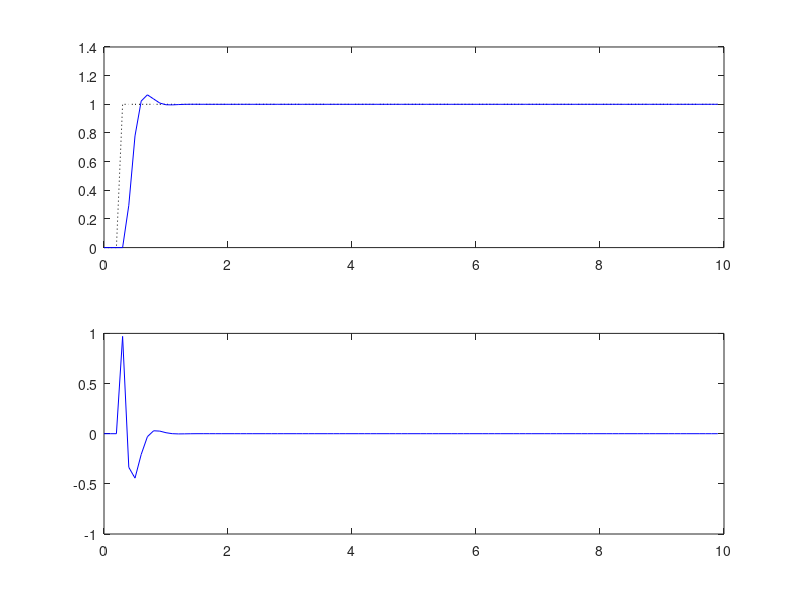

The MATLAB source for this figure:
%% Atividade 05: Projetar e implementar, por simulação, o  PMVC, DMC e GPC.
clear all; close all; clc;

%% Parametros
Ts = 0.1;                % periodo de amostragem (s)
td = 0;                  % atraso continuo (s)
d = round((td/Ts) + 1)   % atraso discreto (em amostras)

%% Planta a) Dinâmica do ângulo de roll do VLS-1 em Max Q

% Modelo contínuo
    Gs = tf(61.0492, [1  0.098859 0]);
    
    % Verificando os autovalores
    disp('Autovalores da planta:')
    eig(Gs)

% Modelo discreto
    Gz = c2d(Gs,Ts, 'zoh')
        Az = Gz.den{1};
            a1 = Az(2); a2 = Az(3);
        Bz = Gz.num{1}
            b0 = Bz(2); b1 = Bz(3);

% Converting the system to the ARIMAX state-space form:
DAz = conv(Az,[1 -1])
A = [ -DAz(2:end)'  [ eye(2,2) ; [0 0] ]   ]
B = [ Bz(2:end)' ; 0]
C = [ 1 0 0 ];
Gamma = [ -DAz(2:end)' ]
% sysa = ss(A,B,C,0,Ts); figure; step(sysa)


%% GPC
nb=1; na = 2;
Ny = 2; Nu = 1; lam = .000001;

    % Generating a general Gorig matrix to obtain G and Gbar
    % Rmk: Gj(z) = B(z)Ej(z)
    Eorig =[1]; % based on Ej(z)
    E=1; F=[A^0*Gamma]'; Gmat=[];
    Gj=conv(E,Bz(2:end)); Gbar=[Gj(end-nb+1:end)];
    % Construindo as matrizes Gbar e F:
    for j=2:Ny
    E=[E C*A^(j-2)*Gamma]; F=[F;[A^(j-1)*Gamma]'];
    Gj=conv(E,Bz(2:end)); Gbar=[Gbar; Gj(end-nb+1:end)];
    end

    % G matrix obtained by the Toeplitz lower tringular matrix
    G = toeplitz( Gj(1:end-nb) ); G=tril(G);
    G = G(1:Ny,1:Nu); % Based on the prediction horizons

    % F_R matrix: Eq. (6.270)
    F_R = [Gbar F];

    % GPC Gain
    K = inv(G'*G +lam*eye(Nu,Nu))*G';
    K1 = K(1,:);

%% Discrete-time simulation
tfinal = 10; 
Nsim = round(tfinal/Ts); % total number of iterations for the sim.

r(1:na+d)=0; r(na+d+1:Nsim+Ny)=1;
r = r'; % Making sure that this is a column vector!

for k = 1:na+d % initial conditions (N is huge!)
    y(k)=0;
    u(k)=0;
    du(k)=0;
end
for k = na+d+1:Nsim
    % Plant model
    y(k) = -a1*y(k-1) -a2*y(k-2) +b0*u(k-d) +b1*u(k-d-1);

    % GPC
      x = [du(k-1) y(k) y(k-1) y(k-2)]';

      % Control law
      du(k) = K1*( r(k:k+Ny-1,1)-F_R*x );

      u(k) = u(k-1) +du(k);
end

% Plots
t=0:Ts:Nsim*Ts-Ts;
figure;
subplot(211)
    plot(t,r(1:Nsim),':k'); hold;
    plot(t,y,'b');

subplot(212)
    plot(t,u,'b');
